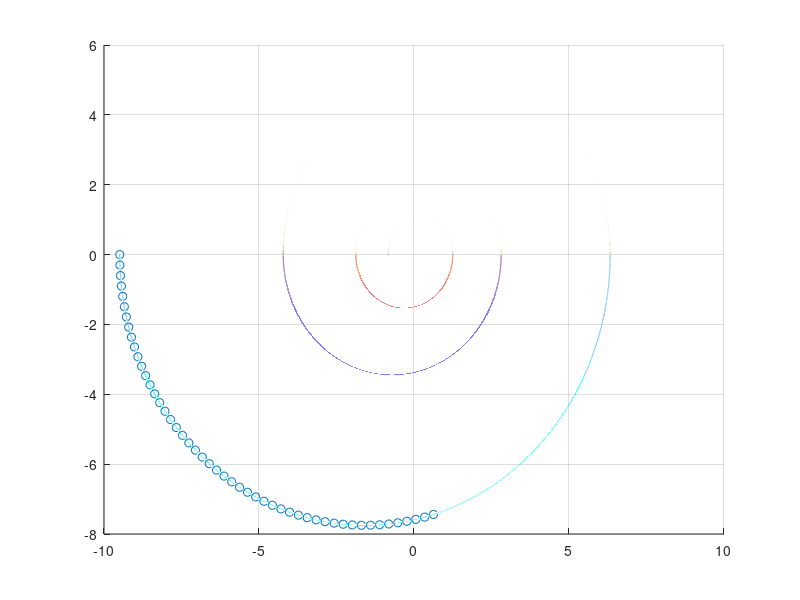

Write the MATLAB code that produced this figure.


clear all;
clc;


b = 1;
height = 10;
hold on

i = 1;
while i < 6
t = (5/12)*(3/2).^i*(-(1/3)*(-1).^i - (5/3)):0.0001:(5/12)*(3/2).^i*(-(1/3)*(-1).^i + (5/3));
x = t;
y = sqrt(-(24/25)*(t.^2) - (4/15)*(((-(3/2)).^i)*b*t) + (4/9)*(3/2).^(2*i));
z = -sqrt((1/25)*(t.^2) - (4/15)*(((-(3/2)).^i)*b*t) + (4/9)*(3/2).^(2*i));
plot3(x,y,z);
i = i + 1;
t = (5/12)*(3/2).^i*(-(1/3)*(-1).^i - (5/3)):0.0001:(5/12)*(3/2).^i*(-(1/3)*(-1).^i + (5/3));
x = t;
y = -sqrt(-(24/25)*(t.^2) - (4/15)*(((-(3/2)).^i)*b*t) + (4/9)*(3/2).^(2*i));
z = -sqrt((1/25)*(t.^2) - (4/15)*(((-(3/2)).^i)*b*t) + (4/9)*(3/2).^(2*i));
i = i + 1;
plot3(x,y,z);
grid on;
end



k = 1;
i = 6;
total = 50;
distance = 0.3;
j = (5/12)*(3/2)^i*(-(1/3)*(-1)^i - (5/3));
xs = [j];
ys = [-sqrt(-(24/25)*(j^2) - (4/15)*(((-(3/2))^i)*b*j) + (4/9)*(3/2)^(2*i))];
zs = [-sqrt((1/25)*(j^2) - (4/15)*(((-(3/2))^i)*b*j) + (4/9)*(3/2)^(2*i))];
while j < (5/12)*(3/2)^i*(-(1/3)*(-1)^i + (5/3))
    j = j + 0.0001;
    x = j;
    y = -sqrt(-(24/25)*(j^2) - (4/15)*(((-(3/2))^i)*b*j) + (4/9)*(3/2)^(2*i));
    z = -sqrt((1/25)*(j^2) - (4/15)*(((-(3/2))^i)*b*j) + (4/9)*(3/2)^(2*i));
    D = sqrt((x - xs(k))^2 + (y - ys(k))^2 + (z - zs(k))^2);
    
    if distance <= D
        k = k + 1;
        xs(k) = x;
        ys(k) = y;
        zs(k) = z;
    end
    if k == total
        break
    end
end




xs2 = [];
ys2 = [];
zs2 = [];
i = 1;
while i <= length(xs)
    xs2(i) = xs(i);
    ys2(i) = ys(i);
    zs2(i) = zs(i) - height;
%     plot3([xs2(i) xs(i)],[ys2(i) ys(i)],[zs2(i) zs(i)]);
    i = i + 1;
end
scatter3(xs,ys,zs);
% scatter3(xs2,ys2,zs2);
hold off







